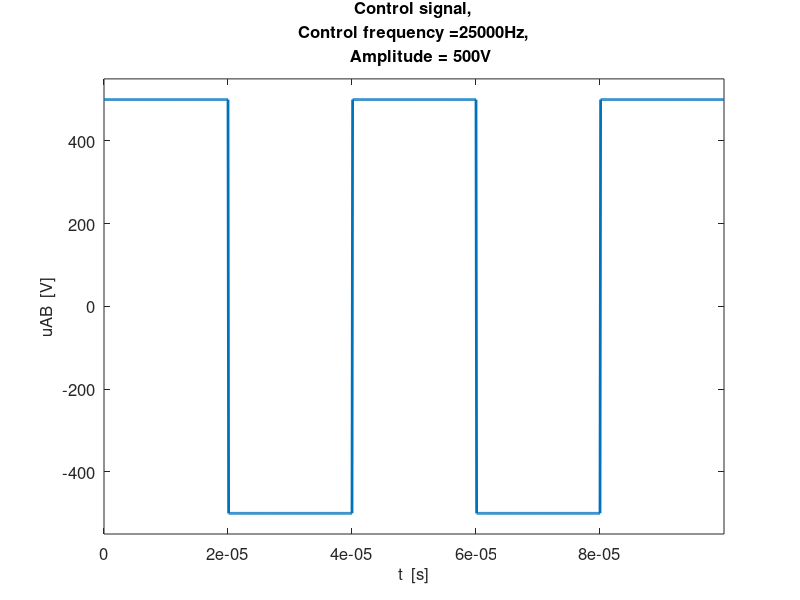
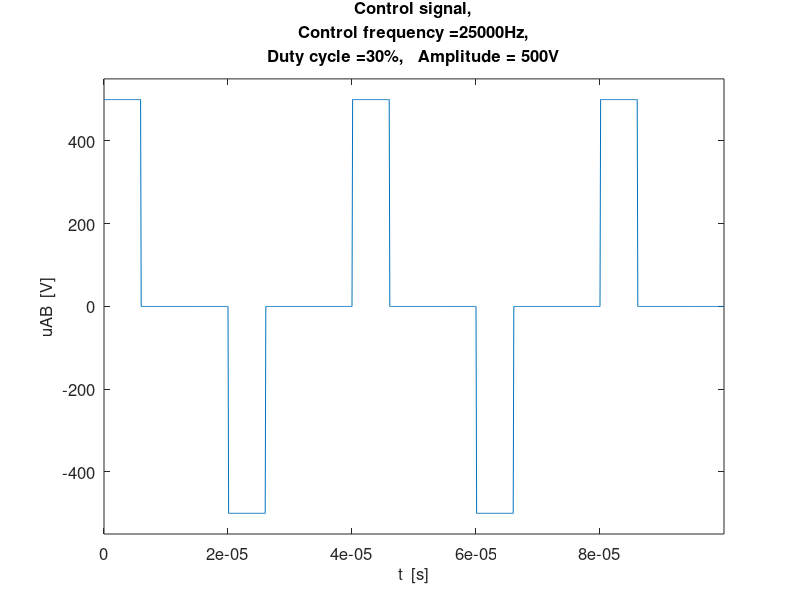

Reproduce these figures in MATLAB, in order.

% Demo of including simulation parameters in title and adjusting font size
% As an example, a square wave and a duty cycle signal are used

t=0:1e-7:100e-6;%time axis
fc=25e3;%control frequency
tdel=1/2/fc:1e-7:100e-6+1/2/fc;% delayed time axis
d=30;%duty cycle
Vc=500;%amplitude
vAB1=Vc*square(2*pi*fc*t);%square wave
vAB2p=Vc*(square(2*pi*fc*t,d/2)+1)/2;%positive part of pwm
vAB2m=-Vc*(square(2*pi*fc*tdel,d/2)+1)/2;%negative part of pwm
vAB2=vAB2p+vAB2m;%pwm

figure (1)
plot(t,vAB1,'LineWidth',2)
set(gca,'FontSize',12);%font size change in axis numbers
title({'Control signal,';...
   ['Control frequency =', num2str(fc),'Hz,'];...%plot of parameter value
   ['   Amplitude = ', num2str(Vc),'V'];...
    },'FontSize',12);
xlabel('t  [s]','FontSize',12),ylabel('uAB  [V]','FontSize',12)
scal=1.1;
axis([min(t) max(t) -Vc*scal Vc*scal])

figure (2)
plot(t,vAB2)
set(gca,'FontSize',12);
title({'Control signal,';...
   ['Control frequency =', num2str(fc),'Hz,'];...
   ['Duty cycle =', num2str(d),'%,',...
   '   Amplitude = ', num2str(Vc),'V'];...
    },'FontSize',12);
xlabel('t  [s]','FontSize',12),ylabel('uAB  [V]','FontSize',12)
scal=1.1;
axis([min(t) max(t) -Vc*scal Vc*scal])

